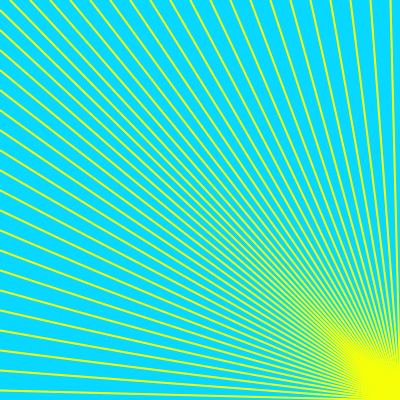
Frame 1 (no input)
Frame 60 (the mouse pressed at the canvas centre just before this capture): identical to frame 1, image omitted
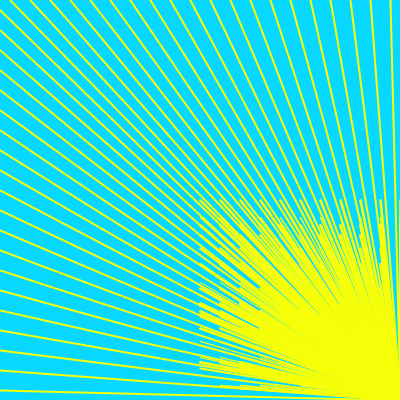
Frame 120 (the mouse held since frame 60 and released just before this capture)

The Processing sketch that drew these frames (run headless with seeded random() and noise(); from frame 60 on, the mouse is pressed at the canvas centre):

// Processing sketch: processing_74750
// ── processing_74750.pde

void setup() {
  size(400, 400);
}

void draw() {
  background(8, 216, 255);
  fill(0);
  stroke(246, 255, 8);


  for (int x=10; x<=width; x=x+20) {
    strokeWeight (2);
    line (x, 0, width, height);
  }

  for (int y=10; y<=width; y=y+20) {
    strokeWeight (2);
    line (0,y, width, height);
  }




  if (mousePressed) {

    for (int b=0; b<=height; b=b+int (random(0, 20))) {
      strokeWeight (random (1, 3));

      for (int a=0; a<=width; a=a+20) {
        line (mouseX+a, mouseY+b, width, height);
      }
    }
  }
}
